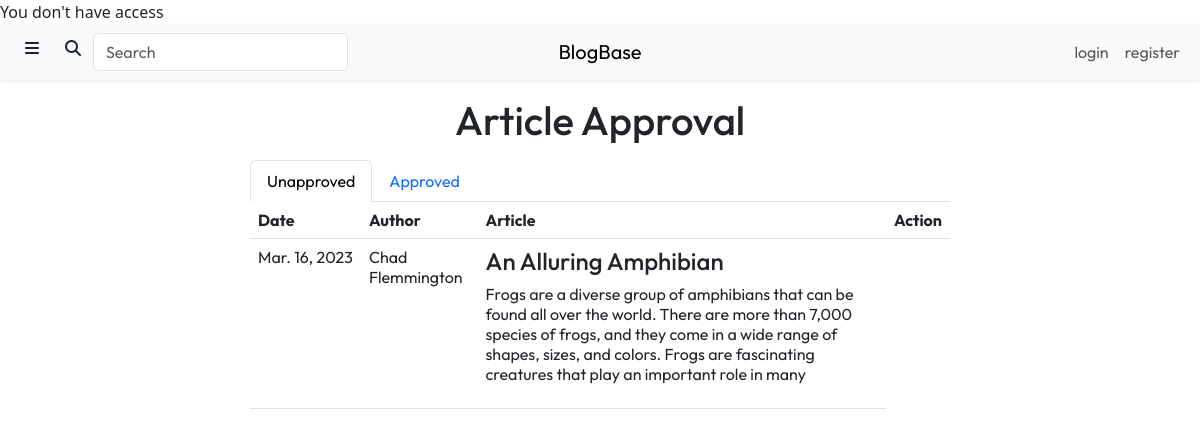
The app's page /content/design.php, older data.
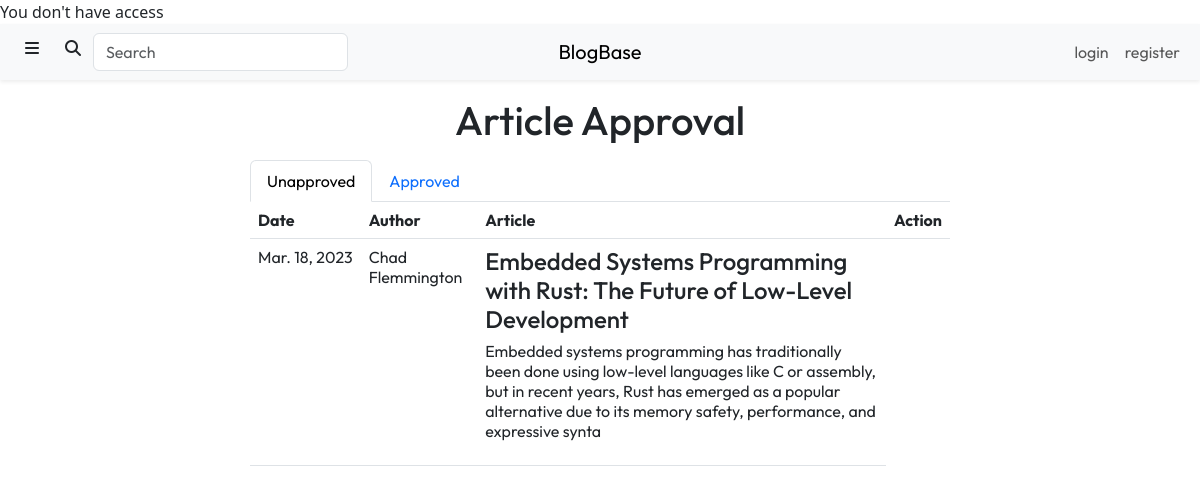
The same page, newer data.
### tables this page shows
CREATE TABLE `Articles` (
  `article_id` int(11) NOT NULL,
  `title` varchar(225) NOT NULL,
  `description` tinytext NOT NULL,
  `content` longblob NOT NULL,
  `submit_date` date NOT NULL DEFAULT current_timestamp(),
  `approved` tinyint(1) NOT NULL DEFAULT 0,
  `click_number` int(11) NOT NULL DEFAULT 0
);

### content/design.php (the view, shortened to what this page needs)
<?php
require_once "../include/connect.inc.php";
?>
<!DOCTYPE html>
<html lang="en">
    <head>
        <link rel="stylesheet" href="https://cdn.jsdelivr.net/npm/bootstrap@5.3.0-alpha1/dist/css/bootstrap.min.css">
        <link rel="stylesheet" href="https://cdnjs.cloudflare.com/ajax/libs/font-awesome/6.2.1/css/all.min.css">
        <link rel="stylesheet" href="./css/styles.css">
    </head>
    <body>
        <div class="header">
            <?php include "./views/header.php" ?>
        </div>
        <div class="mt-3 text-center">
            <h1>Article Approval</h1>
        </div>
        <div class="col-10 col-lg-7 mt-3 mx-auto">
            <ul class="nav nav-tabs" id="article-approval-tabs" role="tablist">
                <li class="nav-item" role="presentation">
                    <button class="nav-link active" id="unapproved-tab" data-bs-toggle="tab" data-bs-target="#unapproved-tab-pane" type="button" role="tab" aria-controls="unapproved-tab-pane" aria-selected="true">Unapproved</button>
                </li>
                <li class="nav-item" role="presentation">
                    <button class="nav-link" id="approved-tab" data-bs-toggle="tab" data-bs-target="#approved-tab-pane" type="button" role="tab" aria-controls="approved-tab-pane" aria-selected="true">Approved</button>
                </li>
            </ul>
            <div class="tab-content" id="article-approval-content">
                <div class="tab-pane fade show active" id="unapproved-tab-pane" role="tabpanel" aria-labelledby="unapproved-tab" tabindex="0">
                    <?php
                    $unapproved_query = "SELECT title, description, UNIX_TIMESTAMP(submit_date) as submit_date
                                         FROM Articles
                                         WHERE approved = 0";
                    $unapproved_result = mysqli_query($con, $unapproved_query);
                    $unapproved_articles = $unapproved_result->fetch_all(MYSQLI_BOTH);
                    ?>
                    <table class="table text-start">
                        <thead>
                            <th scope="col">Date</th>
                            <th scope="col">Author</th>
                            <th scope="col">Article</th>
                            <th scope="col">Action</th>
                        </thead>
                        <tbody>
                            <?php for ($i = 0; $i < $unapproved_result->num_rows; $i++) { ?>
                                <tr>
                                    <td class="text-nowrap">
                                        <?php echo date("M. d, Y", $unapproved_articles[$i]['submit_date']) ?>
                                    </td>
                                    <td>
                                        <?php  ?>Chad Flemmington
                                    </td>
                                    <td>
                                        <h4><?php echo $unapproved_articles[$i]['title'] ?></h4>
                                        <?php echo $unapproved_articles[$i]['description'] ?>
                                    </td>
                                </tr>
                            <?php } ?>
                        </tbody>
                    </table>
                </div>
            </div>
        </div>
    </body>
</html>

Row changes from the older to the newer data that the page shows:
no longer on this page (row edited): articles: submit_date "Mar. 16, 2023", title "An Alluring Amphibian", description "Frogs are a diverse group of amphibians that can be found all over the world. There are more than 7,000 species of frogs, and they come in a wide range of shapes, sizes, and colors. Frogs are fascinating creatures that play an important role in many"
added articles: submit_date "Mar. 18, 2023", title "Embedded Systems Programming with Rust: The Future of Low-Level Development", description "Embedded systems programming has traditionally been done using low-level languages like C or assembly, but in recent years, Rust has emerged as a popular alternative due to its memory safety, performance, and expressive synta"
